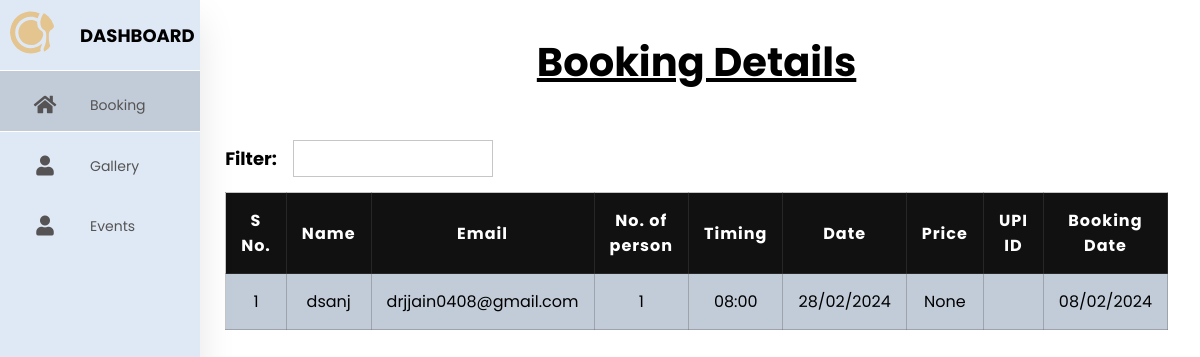
/dashboardadmin/home/, run on an earlier commit of the app's database.
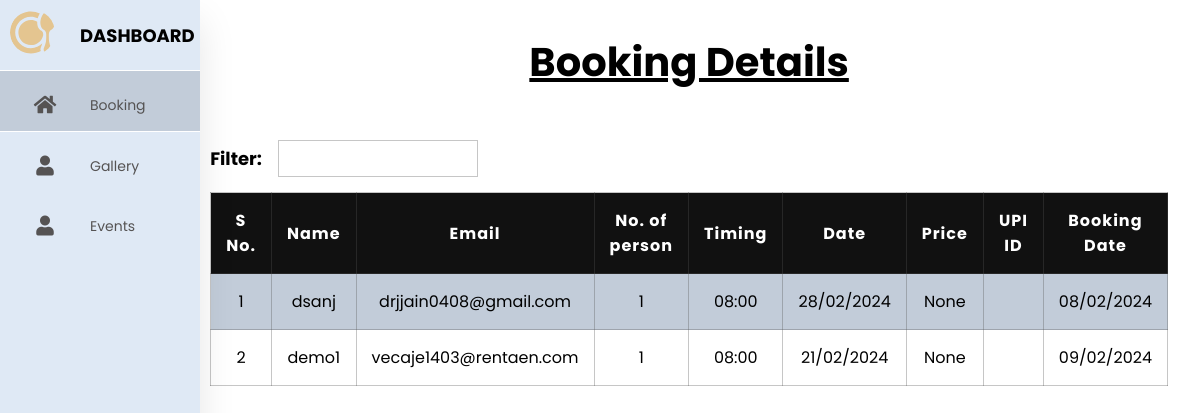
And on a later commit of the database.
### maintest/models.py (models this page shows, shortened)
class Booking(models.Model):
    s_no = models.AutoField(primary_key=True)
    name = models.CharField(max_length=100, null=False, blank=False)
    email = models.EmailField()
    phone_number = models.CharField(max_length=20)
    booking_date = models.DateTimeField(auto_now_add=True)
    num_persons = models.PositiveIntegerField()
    reservation_date = models.DateField()
    reservation_time = models.TimeField()
    price = models.DecimalField(max_digits=10, decimal_places=2, null=True)
    upi_id = models.CharField(max_length=50)

### dashboard/views.py (the view)
# urls.py: path("home/", views.index, name="home"),  # Homepage
def index(request):
    bookings = Booking.objects.all()
    return render(request, "dashboard/index.html", {"bookings": bookings})

### dashboard/templates/dashboard/index.html (shortened to what this page needs)
<!DOCTYPE html>
<html lang="en">
  <head>
    {% load static %}
    <link rel="stylesheet" href="{% static 'dashboard/css/style.css' %}" />
    <link
      rel="stylesheet"
      href="https://cdnjs.cloudflare.com/ajax/libs/font-awesome/5.15.4/css/all.min.css"
    />
  </head>
  <body>
    <div class="container">
      <nav>
        <ul>
          <li>
            <div class="logo">
              <img src="{% static 'dashboard/images/logo.svg' %}" alt="" />
              <span class="nav-item">Dashboard</span>
            </div>
          </li>
          <li>
            <a href="/" class="active">
              <i class="fas fa-home"></i>
              <span class="nav-item">Booking</span>
            </a>
          </li>
          <li>
            <a href="{% url 'gallery' %}">
              <i class="fas fa-user"></i>
              <span class="nav-item">Gallery</span>
            </a>
          </li>
          <li>
            <a href="{% url 'event' %}">
              <i class="fas fa-user"></i>
              <span class="nav-item">Events</span>
            </a>
          </li>
        </ul>
      </nav>
      <div style="width: 250px"></div>
      <section class="booking">
        <h1 class="heading">Booking Details</h1>
        <div class="bookingTable-container">
          <div class="booking-filter">
            <h4>Filter:</h4>
            <input type="text" />
          </div>
          <table class="bookingTable">
            <tr>
              <th>S No.</th>
              <th>Name</th>
              <th>Email</th>
              <th>No. of person</th>
              <th>Timing</th>
              <th>Date</th>
              <th>Price</th>
              <th>UPI ID</th>
              <th>Booking Date</th>
            </tr>
            {% for booking in bookings %}
            <tr>
              <td>{{ booking.s_no }}</td>
              <td>{{ booking.name }}</td>
              <td>{{ booking.email }}</td>
              <td>{{ booking.num_persons }}</td>
              <td>{{ booking.reservation_time|date:"H:i" }}</td>
              <td>{{ booking.reservation_date|date:"d/m/Y" }}</td>
              <td>{{ booking.price }}</td>
              <td>{{ booking.upi_id }}</td>
              <td>{{ booking.booking_date|date:"d/m/Y" }}</td>
            </tr>
            {% empty %}
            <tr>
              <td colspan="9">No bookings found.</td>
            </tr>
            {% endfor %}
          </table>
        </div>
      </section>
    </div>
  </body>
</html>

### dashboard/static/dashboard/css/style.css (style rules this page uses)
* { margin: 0; padding: 0; outline: none; border: none; text-decoration: none; list-style: none; box-sizing: border-box; font-family: "Poppins", sans-serif; }
.container { display: flex; }
nav { height: 100vh; background: #dfe9f5; width: 200px; box-shadow: 0 20px 35px rgba(0, 0, 0, 0.1); position: fixed; left: 0; top: 0; z-index: 100; }
.logo { text-align: center; display: flex; margin: 10px 0 15px 10px; }
.logo img { width: 45px; height: 45px; border-radius: 50%; }
.logo span { font-weight: bold; padding-left: 15px; font-size: 18px; text-transform: uppercase; }
nav a { position: relative; color: rgb(85, 83, 83); font-size: 14px; display: table; width: 200px; padding: 10px; }
nav .fas { position: relative; width: 70px; height: 40px; top: 14px; font-size: 20px; text-align: center; }
.nav-item { position: relative; top: 12px; margin-left: 10px; }
.active { background: #c2ccd9; border-bottom: 1px solid #fff; border-top: 1px solid #fff; }
.booking { display: flex; align-items: center; justify-content: center; width: 100vw; flex-direction: column; position: relative; padding: 2rem; }
.booking-filter { display: flex; align-items: center; gap: 1rem; margin-bottom: 15px; }
.booking-filter h4 { font-size: 1.125rem; }
.booking-filter input { font-size: 1rem; border: 1px solid #5555; width: 200px; padding: 5px 12px; }
.bookingTable { border-collapse: collapse; }
.bookingTable td, .bookingTable th { text-align: center; border: 1px solid #5555; padding: 15px; }
.bookingTable th { background-color: #111; color: #fff; letter-spacing: 1px; }
.bookingTable tr:nth-child(even) { background-color: #c2ccd9; }
.heading { font-size: 2.5rem; margin-bottom: 3rem; text-decoration: underline; }

What changed in the data, as far as the page shows it:
added Booking: s_no "2", name "demo1", email "vecaje1403@rentaen.com", num_persons "1", reservation_time "08:00", reservation_date "21/02/2024", price "None", booking_date "09/02/2024"
